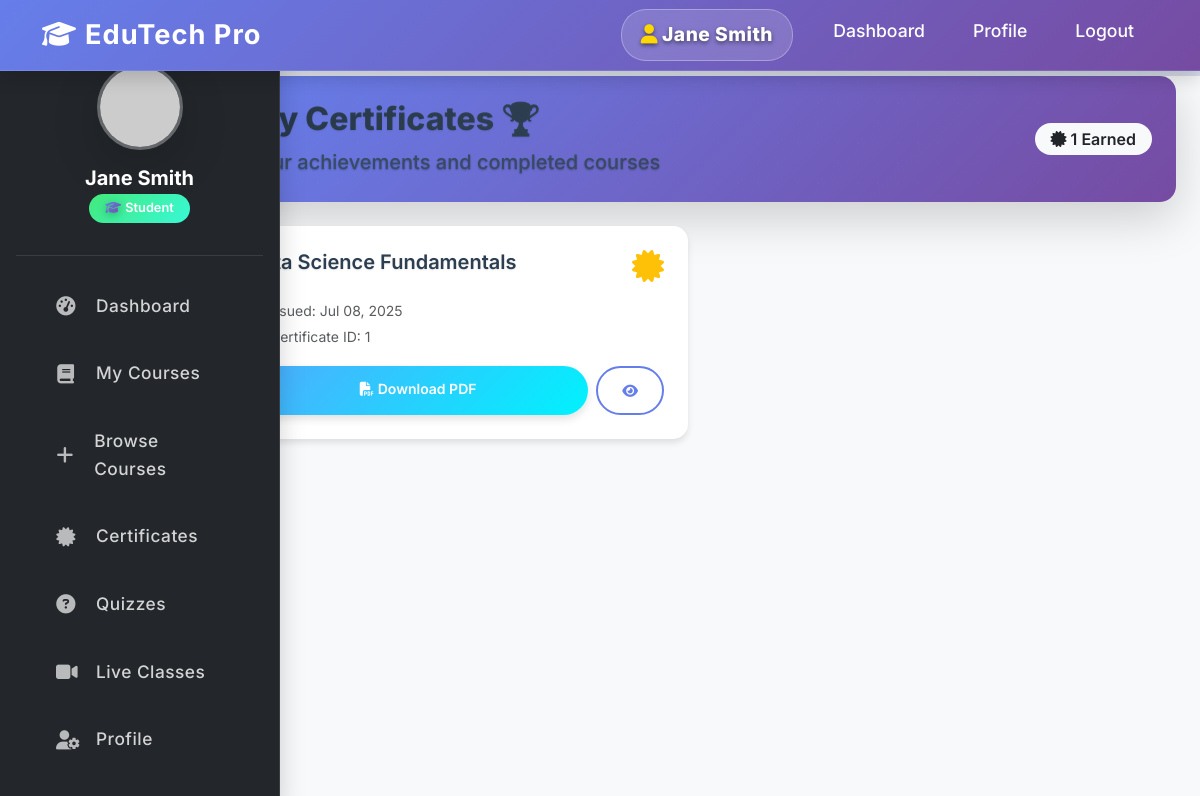
The page /student/certificates.php (signed in) on the database its author committed.
### tables this page shows
CREATE TABLE IF NOT EXISTS `users` (
    `id` INT AUTO_INCREMENT PRIMARY KEY,
    `google_id` VARCHAR(255) UNIQUE,
    `username` VARCHAR(50) UNIQUE,
    `email` VARCHAR(100) UNIQUE NOT NULL,
    `password` VARCHAR(255),
    `full_name` VARCHAR(100) NOT NULL,
    `role` ENUM('admin', 'teacher', 'student') NOT NULL,
    `profile_image` VARCHAR(255),
    `phone` VARCHAR(20),
    `address` TEXT,
    `status` ENUM('active', 'inactive', 'pending') DEFAULT 'active',
    `created_at` TIMESTAMP DEFAULT CURRENT_TIMESTAMP,
    `updated_at` TIMESTAMP DEFAULT CURRENT_TIMESTAMP ON UPDATE CURRENT_TIMESTAMP
);

CREATE TABLE IF NOT EXISTS `certificates` (
    `id` INT AUTO_INCREMENT PRIMARY KEY,
    `student_id` INT NOT NULL,
    `course_id` INT NOT NULL,
    `certificate_number` VARCHAR(50) UNIQUE NOT NULL,
    `issued_at` TIMESTAMP DEFAULT CURRENT_TIMESTAMP,
    `expires_at` TIMESTAMP NULL,
    `status` ENUM('active', 'expired', 'revoked') DEFAULT 'active',
    FOREIGN KEY (`student_id`) REFERENCES `users`(`id`) ON DELETE CASCADE,
    FOREIGN KEY (`course_id`) REFERENCES `courses`(`id`) ON DELETE CASCADE
);

CREATE TABLE IF NOT EXISTS `courses` (
    `id` INT AUTO_INCREMENT PRIMARY KEY,
    `title` VARCHAR(200) NOT NULL,
    `description` TEXT,
    `instructor_id` INT,
    `category` VARCHAR(100),
    `level` ENUM('beginner', 'intermediate', 'advanced') DEFAULT 'beginner',
    `price` DECIMAL(10,2) DEFAULT 0.00,
    `is_premium` BOOLEAN DEFAULT FALSE,
    `thumbnail` VARCHAR(255),
    `duration` INT DEFAULT 0,
    `total_lessons` INT DEFAULT 0,
    `total_students` INT DEFAULT 0,
    `rating` DECIMAL(3,2) DEFAULT 0.00,
    `status` ENUM('draft', 'published', 'archived') DEFAULT 'draft',
    `created_at` TIMESTAMP DEFAULT CURRENT_TIMESTAMP,
    `updated_at` TIMESTAMP DEFAULT CURRENT_TIMESTAMP ON UPDATE CURRENT_TIMESTAMP,
    FOREIGN KEY (`instructor_id`) REFERENCES `users`(`id`) ON DELETE SET NULL
);

### student/certificates.php (the view, shortened to what this page needs)
<?php
require_once '../config/database.php';
$student_id = $_SESSION['student_id'];
$stmt = $pdo->prepare("SELECT * FROM users WHERE id = ?");
$stmt->execute([$student_id]);
$student = $stmt->fetch();
$stmt = $pdo->prepare("
    SELECT c.*, co.title as course_title
    FROM certificates c
    JOIN courses co ON c.course_id = co.id
    WHERE c.student_id = ?
");
$stmt->execute([$student_id]);
$certificates = $stmt->fetchAll();
?><!DOCTYPE html>
<html lang="en">
<head>
    <link href="https://cdn.jsdelivr.net/npm/bootstrap@5.3.0/dist/css/bootstrap.min.css" rel="stylesheet">
    <link href="https://cdnjs.cloudflare.com/ajax/libs/font-awesome/6.4.0/css/all.min.css" rel="stylesheet">
    <link href="../assets/css/style.css" rel="stylesheet">
    <link href="../assets/css/student-dashboard.css" rel="stylesheet">
</head>
<body>
    <nav class="navbar navbar-expand-lg navbar-dark bg-success fixed-top">
        <div class="container">
            <a class="navbar-brand fw-bold" href="dashboard.php">
                <i class="fas fa-graduation-cap me-2"></i>EduTech Pro
            </a>
            <div class="collapse navbar-collapse" id="navbarNav">
                <ul class="navbar-nav ms-auto">
                    <li class="nav-item">
                        <span class="nav-link text-light fw-semibold">
                            <i class="fas fa-user me-1"></i><?php echo htmlspecialchars($student['full_name']); ?>
                        </span>
                    </li>
                    <li class="nav-item"><a class="nav-link" href="dashboard.php">Dashboard</a></li>
                    <li class="nav-item"><a class="nav-link" href="profile.php">Profile</a></li>
                    <li class="nav-item"><a class="nav-link" href="logout.php">Logout</a></li>
                </ul>
            </div>
        </div>
    </nav>
    <div class="container-fluid" style="margin-top: 76px;">
        <div class="row">
            <nav class="col-md-3 col-lg-2 d-md-block sidebar collapse">
                <div class="position-sticky">
                    <div class="text-center mb-4">
                        <div class="student-avatar mb-3">
                            <img src="https://ui-avatars.com/api/?name=<?php echo urlencode($student['full_name']); ?>&background=667eea&color=fff&size=80&font-size=0.4" class="rounded-circle shadow-lg" alt="Avatar">
                        </div>
                        <h5 class="text-white fw-bold mb-1"><?php echo htmlspecialchars($student['full_name']); ?></h5>
                        <span class="badge bg-warning text-dark">
                            <i class="fas fa-graduation-cap me-1"></i>Student
                        </span>
                    </div>
                    <ul class="nav flex-column">
                        <li class="nav-item">
                            <a class="nav-link" href="dashboard.php">
                                <i class="fas fa-tachometer-alt me-2"></i>
                                Dashboard
                            </a>
                        </li>
                        <li class="nav-item">
                            <a class="nav-link" href="enrolled_courses.php">
                                <i class="fas fa-book me-2"></i>
                                My Courses
                            </a>
                        </li>
                        <li class="nav-item">
                            <a class="nav-link" href="browse_courses.php">
                                <i class="fas fa-plus me-2"></i>
                                Browse Courses
                            </a>
                        </li>
                        <li class="nav-item">
                            <a class="nav-link" href="certificates.php">
                                <i class="fas fa-certificate me-2"></i>
                                Certificates
                            </a>
                        </li>
                        <li class="nav-item">
                            <a class="nav-link" href="quizzes.php">
                                <i class="fas fa-question-circle me-2"></i>
                                Quizzes
                            </a>
                        </li>
                        <li class="nav-item">
                            <a class="nav-link" href="live_classes.php">
                                <i class="fas fa-video me-2"></i>
                                Live Classes
                            </a>
                        </li>
                        <li class="nav-item">
                            <a class="nav-link" href="profile.php">
                                <i class="fas fa-user-cog me-2"></i>
                                Profile
                            </a>
                        </li>
                    </ul>
                </div>
            </nav>
            <main class="col-md-9 ms-sm-auto col-lg-10 px-md-4 dashboard-main-content">
                <div class="dashboard-hero mb-4 p-4 rounded-4 shadow-lg fade-in-up">
                    <div class="d-flex justify-content-between align-items-center">
                        <div>
                            <h1 class="h2 fw-bold text-gradient mb-2">My Certificates 🏆</h1>
                            <p class="mb-0 opacity-75 fs-5">Your achievements and completed courses</p>
                        </div>
                        <div class="text-end">
                            <span class="badge bg-light text-dark fs-6">
                                <i class="fas fa-certificate me-1"></i><?php echo count($certificates); ?> Earned
                            </span>
                        </div>
                    </div>
                </div>
                <div class="row">
                    <?php if (empty($certificates)): ?>
                        <div class="col-12">
                            <div class="dashboard-card p-5 text-center empty-state">
                                <i class="fas fa-certificate fa-4x text-muted mb-4"></i>
                                <h4 class="text-muted mb-3">No certificates yet</h4>
                                <p class="text-muted mb-4">Complete courses to earn certificates and showcase your achievements</p>
                                <a href="browse_courses.php" class="btn btn-primary btn-lg">
                                    <i class="fas fa-plus me-2"></i>Browse Courses
                                </a>
                            </div>
                        </div>
                    <?php else: ?>
                        <?php foreach ($certificates as $index => $cert): ?>
                            <div class="col-lg-6 mb-4 fade-in-up" style="animation-delay: <?php echo 0.2 + ($index * 0.1); ?>s;">
                                <div class="card h-100 position-relative certificate-card">
                                    <div class="card-body p-4">
                                        <div class="d-flex justify-content-between align-items-start mb-3">
                                            <h5 class="card-title fw-bold mb-0"><?php echo htmlspecialchars($cert['course_title']); ?></h5>
                                            <i class="fas fa-certificate fa-2x text-warning"></i>
                                        </div>
                                        <div class="mb-3">
                                            <small class="text-muted">
                                                Issued: <?php echo date('M d, Y', strtotime($cert['issued_at'])); ?>
                                            </small>
                                            <br>
                                            <small class="text-muted">
                                                Certificate ID: <?php echo $cert['id']; ?>
                                            </small>
                                        </div>
                                        <div class="d-flex gap-2">
                                            <a href="download_certificate.php?course_id=<?php echo $cert['course_id']; ?>" class="btn btn-success btn-sm flex-fill">
                                                <i class="fas fa-file-pdf me-1"></i>Download PDF
                                            </a>
                                            <button class="btn btn-outline-primary btn-sm" onclick="viewCertificate(<?php echo $cert['id']; ?>)">
                                                <i class="fas fa-eye"></i>
                                            </button>
                                        </div>
                                    </div>
                                </div>
                            </div>
                        <?php endforeach; ?>
                    <?php endif; ?>
                </div>
            </main>
        </div>
    </div>
</body>
</html>

### assets/css/style.css (style rules this page uses)
:root { --primary-color: #0d6efd; --secondary-color: #6c757d; --success-color: #198754; --warning-color: #ffc107; --danger-color: #dc3545; --light-color: #f8f9fa; --dark-color: #212529; }
* { margin: 0; padding: 0; box-sizing: border-box; }
body { font-family: 'Segoe UI', Tahoma, Geneva, Verdana, sans-serif; line-height: 1.6; color: var(--dark-color); padding-top: 76px; }
.card { transition: transform 0.3s ease, box-shadow 0.3s ease; border-radius: 15px; }
.btn { border-radius: 25px; padding: 10px 25px; font-weight: 600; transition: all 0.3s ease; }
.navbar { background: linear-gradient(90deg, #0d6efd 60%, #0056b3 100%) !important; box-shadow: 0 2px 10px rgba(0,0,0,0.08); }
.navbar .navbar-brand { font-weight: 700; font-size: 1.7rem; color: #fff !important; letter-spacing: 1px; }
.navbar .nav-link, .navbar .dropdown-toggle { color: #fff !important; font-size: 1.1rem; margin-left: 1rem; margin-right: 1rem; transition: color 0.2s; }
body { padding-top: 76px; }
.fade-in-up { animation: fadeInUp 0.6s ease-out; }
.sidebar { background: #23272b !important; color: #f8f9fa; box-shadow: 2px 0 16px rgba(0,0,0,0.08); border-top: none !important; border-right: 1px solid #222831; margin-top: 0 !important; border-top-left-radius: 0 !important; border-top-right-radius: 0 !important; top: 0; position: sticky; height: 100vh; z-index: 1029; display: flex; flex-direction: column; min-width: 220px; padding: 2rem 1rem 1rem 1rem; }
.sidebar .text-center { margin-top: 0 !important; margin-bottom: 2rem !important; }
.sidebar .nav-link { color: #f8f9fa !important; background: transparent; padding: 0.75rem 1.25rem; border-radius: 8px; margin-bottom: 0.5rem; font-size: 1.08rem; font-weight: 500; letter-spacing: 0.5px; transition: background 0.2s, color 0.2s, box-shadow 0.2s; display: flex; align-items: center; gap: 0.75rem; }
.sidebar .nav-link i { font-size: 1.2rem; opacity: 0.85; }
.badge { padding: 0.5rem 1rem; border-radius: 20px; font-weight: 600; }
.container-fluid, .row, main { margin-top: 0 !important; }
.dashboard-main-content { margin-top: 0 !important; }
.sidebar .text-center { margin-top: 0 !important; margin-bottom: 1rem !important; }

### rows shown on the page
users: full_name "Jane Smith"
certificates: course.title "Data Science Fundamentals", issued_at "Jul 08, 2025", id "1"

### other values the page prints
count($certificates) "1"
